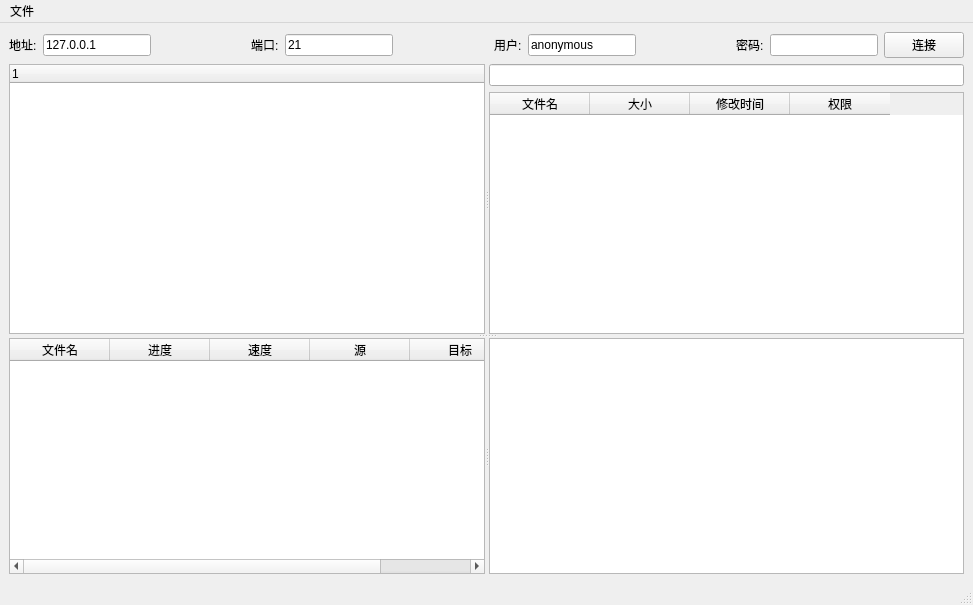
<?xml version="1.0" encoding="UTF-8"?>
<ui version="4.0">
 <class>MainWindow</class>
 <widget class="QMainWindow" name="MainWindow">
  <property name="geometry">
   <rect>
    <x>0</x>
    <y>0</y>
    <width>973</width>
    <height>605</height>
   </rect>
  </property>
  <property name="windowTitle">
   <string>MainWindow</string>
  </property>
  <property name="windowIcon">
   <iconset resource="resource.qrc">
    <normaloff>:/icon/jie.ico</normaloff>:/icon/jie.ico</iconset>
  </property>
  <widget class="QWidget" name="centralwidget">
   <layout class="QVBoxLayout" name="verticalLayout_2">
    <item>
     <layout class="QHBoxLayout" name="horizontalLayout">
      <item>
       <widget class="QLabel" name="label">
        <property name="text">
         <string>地址:</string>
        </property>
       </widget>
      </item>
      <item>
       <widget class="QLineEdit" name="HostEdit">
        <property name="text">
         <string>127.0.0.1</string>
        </property>
       </widget>
      </item>
      <item>
       <spacer name="horizontalSpacer">
        <property name="orientation">
         <enum>Qt::Horizontal</enum>
        </property>
        <property name="sizeHint" stdset="0">
         <size>
          <width>40</width>
          <height>20</height>
         </size>
        </property>
       </spacer>
      </item>
      <item>
       <widget class="QLabel" name="label_4">
        <property name="text">
         <string>端口:</string>
        </property>
       </widget>
      </item>
      <item>
       <widget class="QLineEdit" name="PortEdit">
        <property name="text">
         <string>21</string>
        </property>
       </widget>
      </item>
      <item>
       <spacer name="horizontalSpacer_2">
        <property name="orientation">
         <enum>Qt::Horizontal</enum>
        </property>
        <property name="sizeHint" stdset="0">
         <size>
          <width>40</width>
          <height>20</height>
         </size>
        </property>
       </spacer>
      </item>
      <item>
       <widget class="QLabel" name="label_2">
        <property name="text">
         <string>用户:</string>
        </property>
       </widget>
      </item>
      <item>
       <widget class="QLineEdit" name="UserEdit">
        <property name="text">
         <string>anonymous</string>
        </property>
       </widget>
      </item>
      <item>
       <spacer name="horizontalSpacer_3">
        <property name="orientation">
         <enum>Qt::Horizontal</enum>
        </property>
        <property name="sizeHint" stdset="0">
         <size>
          <width>40</width>
          <height>20</height>
         </size>
        </property>
       </spacer>
      </item>
      <item>
       <widget class="QLabel" name="label_3">
        <property name="text">
         <string>密码:</string>
        </property>
       </widget>
      </item>
      <item>
       <widget class="QLineEdit" name="PwdEdit">
        <property name="echoMode">
         <enum>QLineEdit::Password</enum>
        </property>
       </widget>
      </item>
      <item>
       <widget class="QPushButton" name="ConnectButton">
        <property name="text">
         <string>连接</string>
        </property>
       </widget>
      </item>
     </layout>
    </item>
    <item>
     <widget class="QSplitter" name="splitterV">
      <property name="orientation">
       <enum>Qt::Vertical</enum>
      </property>
      <widget class="QSplitter" name="splitterHT">
       <property name="orientation">
        <enum>Qt::Horizontal</enum>
       </property>
       <widget class="TreeWidget" name="TreeWidget">
        <column>
         <property name="text">
          <string notr="true">1</string>
         </property>
        </column>
       </widget>
       <widget class="QWidget" name="layoutWidget">
        <layout class="QVBoxLayout" name="verticalLayout">
         <item>
          <widget class="QLineEdit" name="DirectorEdit">
           <property name="readOnly">
            <bool>true</bool>
           </property>
          </widget>
         </item>
         <item>
          <widget class="ExplorerWidget" name="ExplorerWidget">
           <property name="contextMenuPolicy">
            <enum>Qt::CustomContextMenu</enum>
           </property>
           <property name="columnCount">
            <number>4</number>
           </property>
           <column>
            <property name="text">
             <string>文件名</string>
            </property>
           </column>
           <column>
            <property name="text">
             <string>大小</string>
            </property>
           </column>
           <column>
            <property name="text">
             <string>修改时间</string>
            </property>
           </column>
           <column>
            <property name="text">
             <string>权限</string>
            </property>
           </column>
          </widget>
         </item>
        </layout>
       </widget>
      </widget>
      <widget class="QSplitter" name="splitterHB">
       <property name="orientation">
        <enum>Qt::Horizontal</enum>
       </property>
       <widget class="TransferWidget" name="TransferWidget">
        <property name="minimumSize">
         <size>
          <width>473</width>
          <height>0</height>
         </size>
        </property>
        <column>
         <property name="text">
          <string>文件名</string>
         </property>
        </column>
        <column>
         <property name="text">
          <string>进度</string>
         </property>
        </column>
        <column>
         <property name="text">
          <string>速度</string>
         </property>
        </column>
        <column>
         <property name="text">
          <string>源</string>
         </property>
        </column>
        <column>
         <property name="text">
          <string>目标</string>
         </property>
        </column>
       </widget>
       <widget class="QTextEdit" name="textEdit">
        <property name="readOnly">
         <bool>true</bool>
        </property>
       </widget>
      </widget>
     </widget>
    </item>
   </layout>
  </widget>
  <widget class="QMenuBar" name="menubar">
   <property name="geometry">
    <rect>
     <x>0</x>
     <y>0</y>
     <width>973</width>
     <height>26</height>
    </rect>
   </property>
   <widget class="QMenu" name="menu">
    <property name="title">
     <string>文件</string>
    </property>
    <addaction name="action_upload"/>
    <addaction name="action_download"/>
    <addaction name="action_delete"/>
    <addaction name="action_refresh"/>
   </widget>
   <addaction name="menu"/>
  </widget>
  <widget class="QStatusBar" name="statusbar"/>
  <action name="action_upload">
   <property name="text">
    <string>上传</string>
   </property>
  </action>
  <action name="action_download">
   <property name="text">
    <string>下载</string>
   </property>
  </action>
  <action name="action_delete">
   <property name="text">
    <string>删除</string>
   </property>
  </action>
  <action name="action_refresh">
   <property name="text">
    <string>刷新</string>
   </property>
  </action>
 </widget>
 <customwidgets>
  <customwidget>
   <class>TransferWidget</class>
   <extends>QTableWidget</extends>
   <header>transferwidget</header>
  </customwidget>
  <customwidget>
   <class>ExplorerWidget</class>
   <extends>QTableWidget</extends>
   <header>explorerwidget</header>
  </customwidget>
  <customwidget>
   <class>TreeWidget</class>
   <extends>QTreeWidget</extends>
   <header>treewidget</header>
  </customwidget>
 </customwidgets>
 <resources>
  <include location="resource.qrc"/>
 </resources>
 <connections>
  <connection>
   <sender>ConnectButton</sender>
   <signal>clicked()</signal>
   <receiver>MainWindow</receiver>
   <slot>on_connect_btn_click()</slot>
   <hints>
    <hint type="sourcelabel">
     <x>960</x>
     <y>65</y>
    </hint>
    <hint type="destinationlabel">
     <x>895</x>
     <y>57</y>
    </hint>
   </hints>
  </connection>
  <connection>
   <sender>ExplorerWidget</sender>
   <signal>doubleClicked(QModelIndex)</signal>
   <receiver>MainWindow</receiver>
   <slot>on_explorer_dbclick()</slot>
   <hints>
    <hint type="sourcelabel">
     <x>861</x>
     <y>193</y>
    </hint>
    <hint type="destinationlabel">
     <x>970</x>
     <y>193</y>
    </hint>
   </hints>
  </connection>
  <connection>
   <sender>ExplorerWidget</sender>
   <signal>customContextMenuRequested(QPoint)</signal>
   <receiver>MainWindow</receiver>
   <slot>on_explorer_context_menu_requested()</slot>
   <hints>
    <hint type="sourcelabel">
     <x>747</x>
     <y>260</y>
    </hint>
    <hint type="destinationlabel">
     <x>967</x>
     <y>263</y>
    </hint>
   </hints>
  </connection>
 </connections>
 <slots>
  <slot>on_connect_btn_click()</slot>
  <slot>on_explorer_dbclick()</slot>
  <slot>on_explorer_context_menu_requested()</slot>
 </slots>
</ui>
